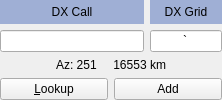
          <widget class="QWidget" name="DX_controls_widget" native="true">
           <property name="sizePolicy">
            <sizepolicy hsizetype="Preferred" vsizetype="Maximum">
             <horstretch>0</horstretch>
             <verstretch>0</verstretch>
            </sizepolicy>
           </property>
           <layout class="QGridLayout" name="gridLayout_2" columnstretch="2,1">
            <property name="leftMargin">
             <number>0</number>
            </property>
            <property name="topMargin">
             <number>0</number>
            </property>
            <property name="rightMargin">
             <number>0</number>
            </property>
            <property name="bottomMargin">
             <number>0</number>
            </property>
            <item row="0" column="1">
             <widget class="QLabel" name="label_4">
              <property name="palette">
               <palette>
                <active>
                 <colorrole role="Base">
                  <brush brushstyle="SolidPattern">
                   <color alpha="255">
                    <red>252</red>
                    <green>252</green>
                    <blue>252</blue>
                   </color>
                  </brush>
                 </colorrole>
                 <colorrole role="Window">
                  <brush brushstyle="SolidPattern">
                   <color alpha="255">
                    <red>159</red>
                    <green>175</green>
                    <blue>213</blue>
                   </color>
                  </brush>
                 </colorrole>
                </active>
                <inactive>
                 <colorrole role="Base">
                  <brush brushstyle="SolidPattern">
                   <color alpha="255">
                    <red>252</red>
                    <green>252</green>
                    <blue>252</blue>
                   </color>
                  </brush>
                 </colorrole>
                 <colorrole role="Window">
                  <brush brushstyle="SolidPattern">
                   <color alpha="255">
                    <red>159</red>
                    <green>175</green>
                    <blue>213</blue>
                   </color>
                  </brush>
                 </colorrole>
                </inactive>
                <disabled>
                 <colorrole role="Base">
                  <brush brushstyle="SolidPattern">
                   <color alpha="255">
                    <red>159</red>
                    <green>175</green>
                    <blue>213</blue>
                   </color>
                  </brush>
                 </colorrole>
                 <colorrole role="Window">
                  <brush brushstyle="SolidPattern">
                   <color alpha="255">
                    <red>159</red>
                    <green>175</green>
                    <blue>213</blue>
                   </color>
                  </brush>
                 </colorrole>
                </disabled>
               </palette>
              </property>
              <property name="autoFillBackground">
               <bool>true</bool>
              </property>
              <property name="text">
               <string>DX Grid</string>
              </property>
              <property name="alignment">
               <set>Qt::AlignCenter</set>
              </property>
              <property name="margin">
               <number>5</number>
              </property>
              <property name="indent">
               <number>2</number>
              </property>
              <property name="buddy">
               <cstring>dxGridEntry</cstring>
              </property>
             </widget>
            </item>
            <item row="1" column="0">
             <widget class="QLineEdit" name="dxCallEntry">
              <property name="sizePolicy">
               <sizepolicy hsizetype="Preferred" vsizetype="Fixed">
                <horstretch>0</horstretch>
                <verstretch>0</verstretch>
               </sizepolicy>
              </property>
              <property name="toolTip">
               <string>Callsign of station to be worked</string>
              </property>
              <property name="maxLength">
               <number>11</number>
              </property>
              <property name="alignment">
               <set>Qt::AlignCenter</set>
              </property>
             </widget>
            </item>
            <item row="1" column="1">
             <widget class="QLineEdit" name="dxGridEntry">
              <property name="sizePolicy">
               <sizepolicy hsizetype="Preferred" vsizetype="Fixed">
                <horstretch>0</horstretch>
                <verstretch>0</verstretch>
               </sizepolicy>
              </property>
              <property name="toolTip">
               <string>Locator of station to be worked</string>
              </property>
              <property name="text">
               <string>`</string>
              </property>
              <property name="maxLength">
               <number>6</number>
              </property>
              <property name="alignment">
               <set>Qt::AlignCenter</set>
              </property>
             </widget>
            </item>
            <item row="2" column="0" colspan="2">
             <layout class="QGridLayout" name="gridLayout_4">
              <item row="1" column="0">
               <widget class="QPushButton" name="lookupButton">
                <property name="toolTip">
                 <string>Search for callsign in database</string>
                </property>
                <property name="text">
                 <string>&amp;Lookup</string>
                </property>
               </widget>
              </item>
              <item row="1" column="1">
               <widget class="QPushButton" name="addButton">
                <property name="toolTip">
                 <string>Add callsign and locator to database</string>
                </property>
                <property name="text">
                 <string>Add</string>
                </property>
               </widget>
              </item>
              <item row="0" column="0" colspan="2">
               <widget class="QLabel" name="labAz">
                <property name="autoFillBackground">
                 <bool>true</bool>
                </property>
                <property name="text">
                 <string>Az: 251     16553 km</string>
                </property>
                <property name="alignment">
                 <set>Qt::AlignCenter</set>
                </property>
                <property name="indent">
                 <number>4</number>
                </property>
               </widget>
              </item>
             </layout>
            </item>
            <item row="0" column="0">
             <widget class="QPushButton" name="DX_Call_Button">
              <property name="sizePolicy">
               <sizepolicy hsizetype="Preferred" vsizetype="Preferred">
                <horstretch>0</horstretch>
                <verstretch>0</verstretch>
               </sizepolicy>
              </property>
              <property name="focusPolicy">
               <enum>Qt::StrongFocus</enum>
              </property>
              <property name="toolTip">
               <string>&lt;html&gt;&lt;head/&gt;&lt;body&gt;&lt;p&gt;Toggle Wait &amp;amp; Call On/Off. Right-click to clear the DX Call box.&lt;/p&gt;&lt;/body&gt;&lt;/html&gt;</string>
              </property>
              <property name="styleSheet">
               <string notr="true">QPushButton {
	background-color: #9fafd5;
    border: none;
}</string>
              </property>
              <property name="text">
               <string>DX Call</string>
              </property>
              <property name="checkable">
               <bool>true</bool>
              </property>
             </widget>
            </item>
           </layout>
          </widget>
